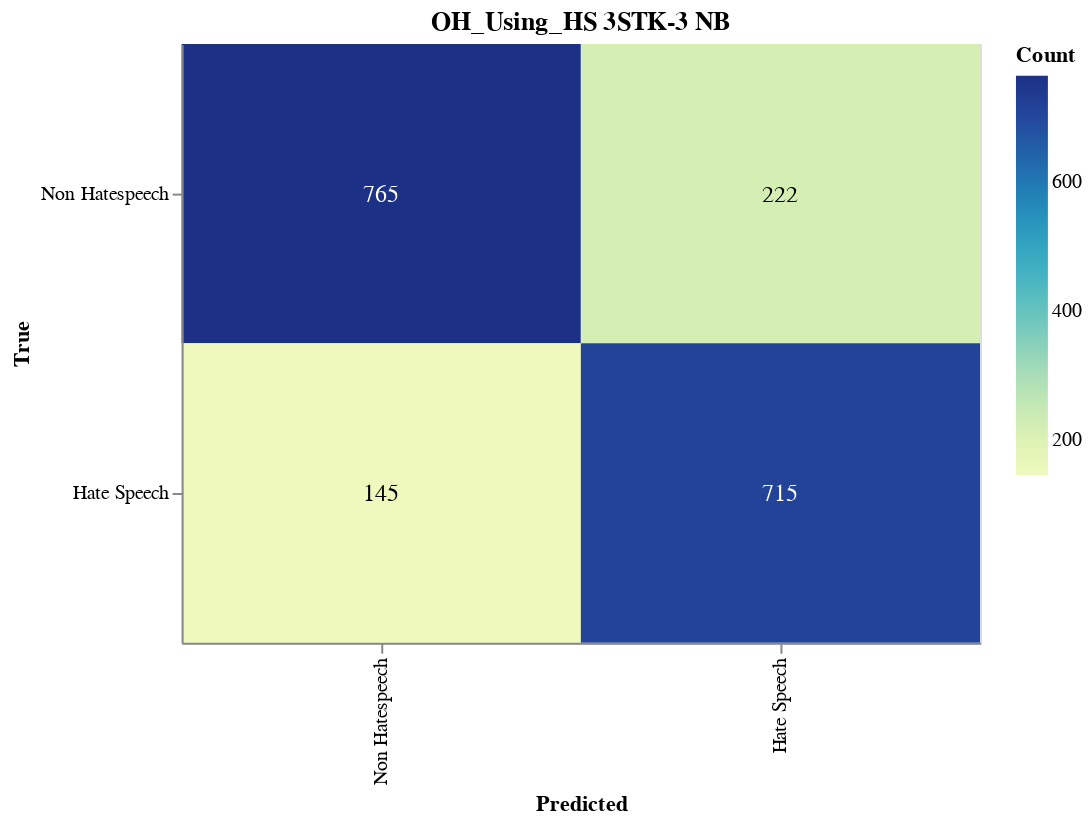

Here is the notebook cell this chart was saved with:
### Markdown cell above
#### Save CM

### Code cell
import altair as alt
import altair_saver
import pandas as pd
from sklearn.metrics import confusion_matrix

# Calculate the confusion matrix
cm = confusion_matrix(y_val, adjusted_predictions)

# Define class names
class_names = ['Non Hatespeech', 'Hate Speech']

# Convert confusion matrix to DataFrame
cm_df = pd.DataFrame(cm, index=class_names, columns=class_names).reset_index().melt(id_vars='index')
cm_df.columns = ['True', 'Predicted', 'Count']

# Ensure the order of categories
cm_df['True'] = pd.Categorical(cm_df['True'], categories=class_names, ordered=True)
cm_df['Predicted'] = pd.Categorical(cm_df['Predicted'], categories=class_names, ordered=True)

# Create the Altair plot
heatmap = alt.Chart(cm_df).mark_rect().encode(
    x=alt.X('Predicted:O', sort=class_names),
    y=alt.Y('True:O', sort=class_names),
    color='Count:Q',
    tooltip=['True', 'Predicted', 'Count']
).properties(
    width=400,
    height=300,
    title='OH_Using_HS 3STK-3 NB'
)

# Add text labels
text = heatmap.mark_text(
    align='center',
    baseline='middle',
    fontSize=12
).encode(
    text='Count:Q',
    color=alt.condition(
        alt.datum.Count > cm.max() / 2,
        alt.value('white'),
        alt.value('black')
    )
)

# Combine heatmap and text
final_chart = heatmap + text

# Display the plot
final_chart.show()

### Figure 1 — Vega-Lite specification as saved in the notebook (floating-point values rounded to 4 significant figures)
{"config": {"view": {"continuousWidth": 300, "continuousHeight": 300}}, "layer": [{"mark": {"type": "rect"}, "encoding": {"color": {"field": "Count", "type": "quantitative"}, "tooltip": [{"field": "True", "type": "ordinal"}, {"field": "Predicted", "type": "ordinal"}, {"field": "Count", "type": "quantitative"}], "x": {"field": "Predicted", "sort": ["Non Hatespeech", "Hate Speech"], "type": "ordinal"}, "y": {"field": "True", "sort": ["Non Hatespeech", "Hate Speech"], "type": "ordinal"}}, "title": "OH_Using_HS 3STK-3 NB"}, {"mark": {"type": "text", "align": "center", "baseline": "middle", "fontSize": 12}, "encoding": {"color": {"condition": {"test": "(datum.Count > 382.5)", "value": "white"}, "value": "black"}, "text": {"field": "Count", "type": "quantitative"}, "tooltip": [{"field": "True", "type": "ordinal"}, {"field": "Predicted", "type": "ordinal"}, {"field": "Count", "type": "quantitative"}], "x": {"field": "Predicted", "sort": ["Non Hatespeech", "Hate Speech"], "type": "ordinal"}, "y": {"field": "True", "sort": ["Non Hatespeech", "Hate Speech"], "type": "ordinal"}}, "title": "OH_Using_HS 3STK-3 NB"}], "data": {"name": "data-6089158fb2a19723e19fd85f2b216675"}, "height": 300, "width": 400, "$schema": "https://vega.github.io/schema/vega-lite/v5.17.0.json", "datasets": {"data-6089158fb2a19723e19fd85f2b216675": [{"True": "Non Hatespeech", "Predicted": "Non Hatespeech", "Count": 765}, {"True": "Hate Speech", "Predicted": "Non Hatespeech", "Count": 145}, {"True": "Non Hatespeech", "Predicted": "Hate Speech", "Count": 222}, {"True": "Hate Speech", "Predicted": "Hate Speech", "Count": 715}]}}
